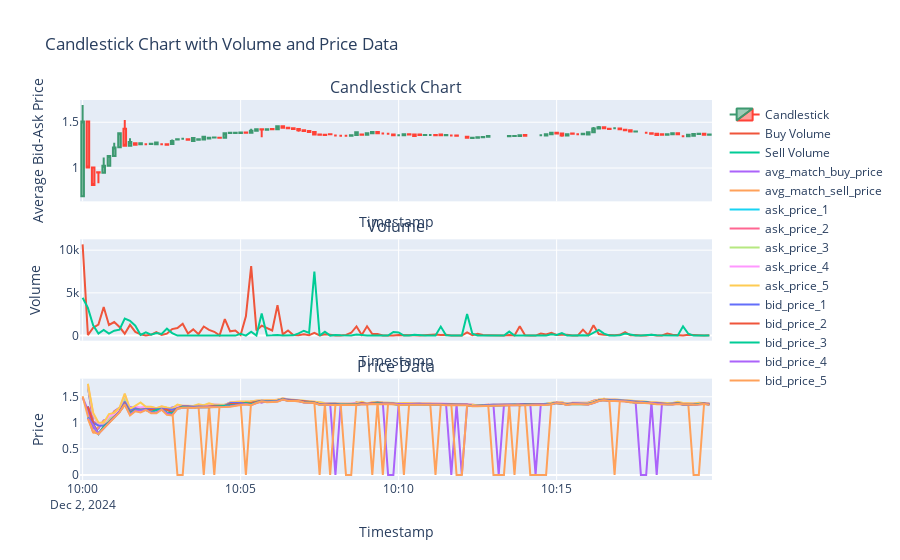

The code cell stored with this chart in its notebook:
### Code cell
import plotly.graph_objects as go
from plotly.subplots import make_subplots

# Create subplots with shared x-axis
fig = make_subplots(rows=3, cols=1, shared_xaxes=True, 
                    vertical_spacing=0.1, 
                    subplot_titles=('Candlestick Chart', 'Volume', 'Price Data'))

# Add candlestick chart to the first subplot
fig.add_trace(go.Candlestick(
    x=candlestick_df.index,
    open=candlestick_df['avg_bid_ask_price_open'],
    high=candlestick_df['avg_bid_ask_price_high'],
    low=candlestick_df['avg_bid_ask_price_low'],
    close=candlestick_df['avg_bid_ask_price_close'],
    name='Candlestick'
), row=1, col=1)

# Add buy_volume line to the second subplot
fig.add_trace(go.Scatter(
    x=df_match_agg['timestamp'],
    y=df_match_agg['buy_volume'],
    mode='lines',
    name='Buy Volume'
), row=2, col=1)

# Add sell_volume line to the second subplot
fig.add_trace(go.Scatter(
    x=df_match_agg['timestamp'],
    y=df_match_agg['sell_volume'],
    mode='lines',
    name='Sell Volume'
), row=2, col=1)

# Add traces for the specified price columns to the third subplot
price_columns_to_plot = [
    'avg_match_buy_price', 'avg_match_sell_price', 
    'ask_price_1', 'ask_price_2', 'ask_price_3',
    'ask_price_4', 'ask_price_5',
    'bid_price_1', 'bid_price_2', 'bid_price_3',
    'bid_price_4', 'bid_price_5'
]

for column in price_columns_to_plot:
    fig.add_trace(go.Scatter(
        x=df_merge['timestamp'],
        y=df_merge[column],
        mode='lines',
        name=column
    ), row=3, col=1)

# Update layout for better visualization
fig.update_layout(
    title='Candlestick Chart with Volume and Price Data',
    xaxis_title='Timestamp',
    yaxis_title='Average Bid-Ask Price',
    xaxis2_title='Timestamp',
    yaxis2_title='Volume',
    xaxis3_title='Timestamp',
    yaxis3_title='Price',
    xaxis_rangeslider_visible=False,
    hovermode='x unified'  # Enable cursor lines indicating x and y axis
)

# Display the chart
fig.show()
